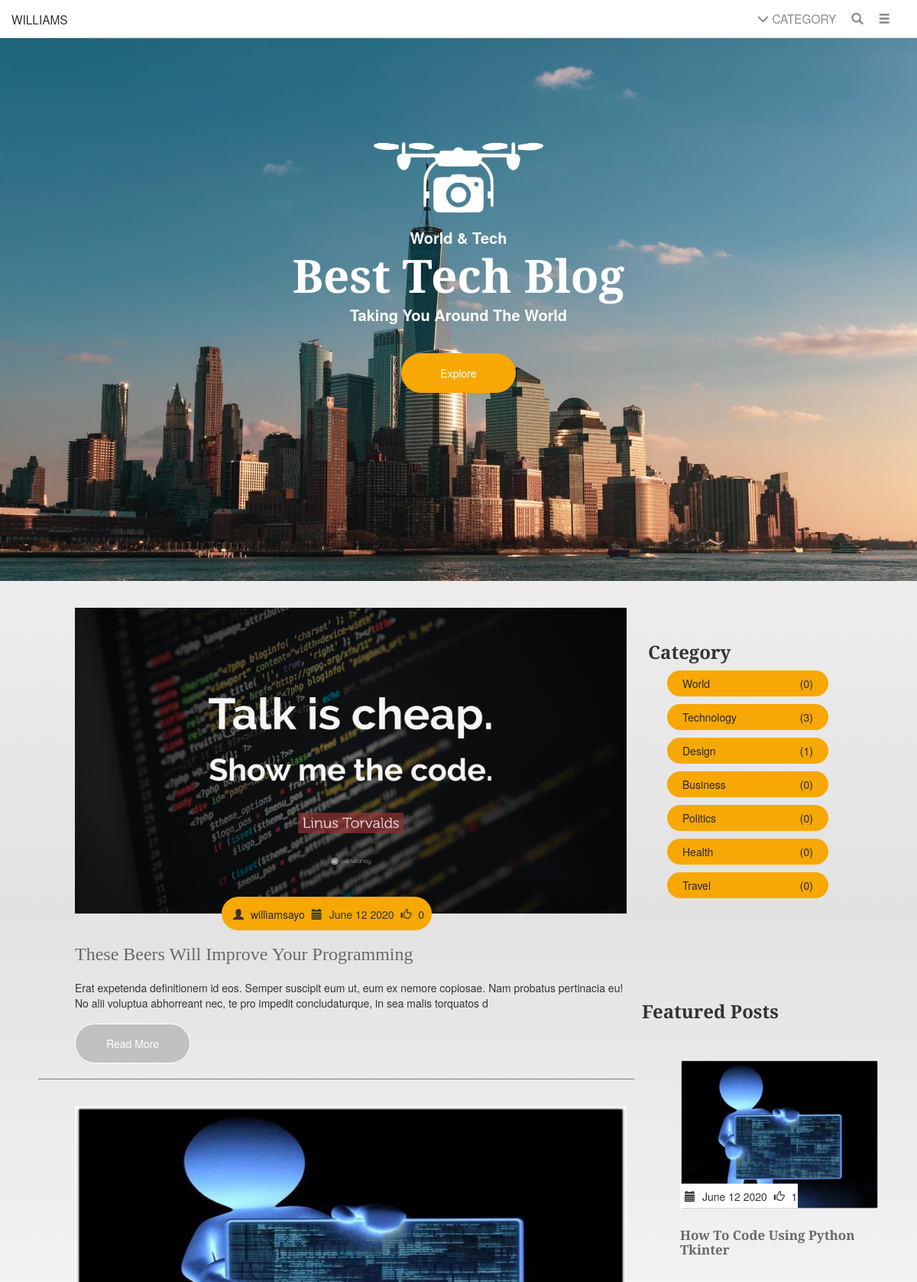
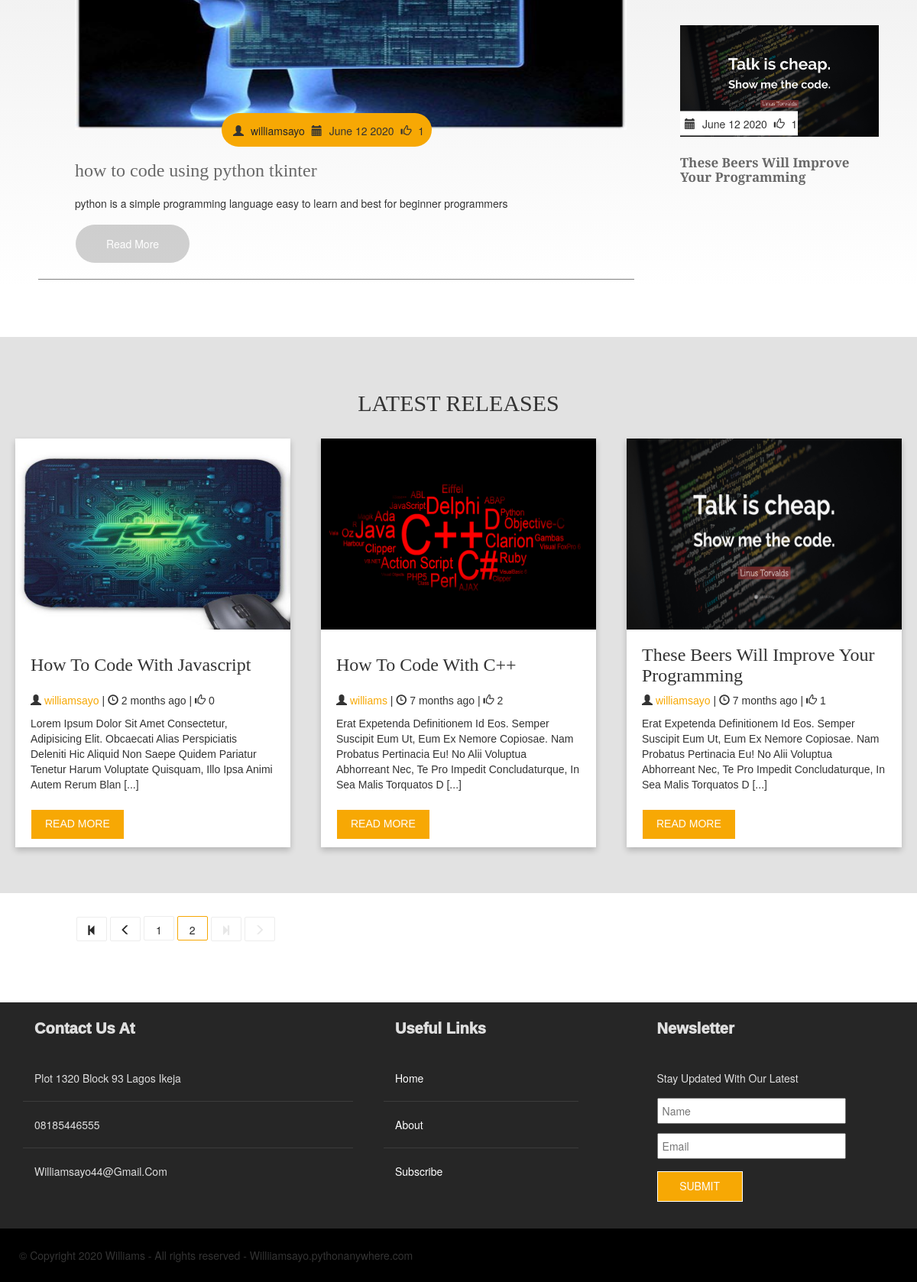
Screenshot of /?page=2 with the database file from the repository (2 pictures, top to bottom).
### posts/models.py (models this page shows, shortened)
class Post(models.Model):
    categories = (('WORLD','WORLD'),('TECHNOLOGY','TECHNOLOGY'),('DESIGN','DESIGN'),('BUSSINESS','BUSSINESS'),('POLITICS','POLITICS'),
            ('HEALTH','HEALTH'),('TRAVEL','TRAVEL'))
    author = models.ForeignKey(User,on_delete=models.CASCADE)
    title = models.CharField(max_length=80)
    date_posted = models.DateTimeField(default=timezone.now)
    summary = models.CharField(max_length=150,blank=True,null=True)
    content = models.TextField()
    category = models.CharField(max_length=40,choices=categories)
    post_image = models.ImageField(upload_to='post_pic',blank=True,null=True)
    objects = PostManager()
    def post_summary(self):
        return self.content[:200]
    def comments_quantity(self):
        amount = Comments.objects.filter(post_comment=self.pk)
        return amount
    def month_ago(self):
        today = datetime.datetime.now()
        date_str = self.date_posted.strftime('%m,%d,%Y')
        date_obj = datetime.datetime.strptime(date_str,'%m,%d,%Y')
        amnt_days = today - date_obj
        if amnt_days.days > 30:
            months = amnt_days.days/30
            months = int(months)
            return str(months) + ' months ago'
        elif amnt_days.days == 0:
            return 'Today'
        else:
            if amnt_days.days < 2:
                return str(amnt_days.days) + ' day ago'
            else:
                return str(amnt_days.days) + ' days ago'

class FeaturedPost(models.Model):
    featured = models.ForeignKey(Post,on_delete=models.CASCADE)
    time_stamp = models.DateTimeField(default=timezone.now)

### posts/views.py (the view)
# urls.py: path('',home.as_view(),name='home'),
class home(ListView):
    model = Post
    template_name = 'posts/home.html'
    context_object_name = 'post'
    ordering = '-date_posted'
    paginate_by = 3
    def get_context_data(self, **kwargs):
        context = super().get_context_data(**kwargs)
        context['latest'] = Post.objects.all().order_by('-date_posted')[:3]
        context['featured'] = FeaturedPost.objects.all()
        context['world'] = Post.objects.filter(category='WORLD')
        context['tech'] = Post.objects.filter(category='TECHNOLOGY')
        context['design'] = Post.objects.filter(category='DESIGN')
        context['business'] = Post.objects.filter(category='BUSINESS')
        context['politics'] = Post.objects.filter(category='POLITICS')
        context['health'] = Post.objects.filter(category='HEALTH')
        context['travel'] = Post.objects.filter(category='TRAVEL')
        context['form'] = SubscriberForm()
        return context
    def post(self, request, *args, **kwargs):
        Subscribe(self.request)
        return redirect('/')

### posts/forms.py
class SubscriberForm(forms.ModelForm):
    name = forms.CharField(widget=forms.TextInput(attrs={'placeholder':'Name'}),label='')
    email = forms.EmailField(widget=forms.EmailInput(attrs={'placeholder':'Email','id':'email'}),label='')
    class Meta:
        model = Subscriber
        fields = ['name','email']

### posts/templatetags/search.py (called while the page is built)
@register.simple_tag(takes_context=True)
def search_parameter(context, **kwargs):
    url = context['request'].GET.copy()
    for page, page_num in kwargs.items():
        url[page] = page_num
    for page in [page for page, page_num in url.items() if not page_num]:
        del url[page]
    return url.urlencode()

### posts/templates/posts/home.html (shortened to what this page needs)
{% extends 'posts/base.html' %}
{% load static %}
{% load search %}
{% block css %}
    <link rel="stylesheet" href="{% static 'posts/home.css'%}">
    <link rel="stylesheet" href="{% static 'posts/footer.css' %}">
{% endblock css %}
{% block content %}
    {% if post %}
        <main>
            <div class="header">
                <div id="drone">
                    <img class="drone-pic" src="/static/posts/images/drone.png" alt="">
                    <img class="drone-left" src="/static/posts/images/drone-left.png" alt="">
                    <img class="drone-right" src="/static/posts/images/drone-right.png" alt="">
                </div>
                <span> World & Tech </span>
                <h1>Best tech blog</h1>
                <span> Taking you around the world </span>
                <a href="#post-item"><button class="no-outline">Explore</button></a>
            </div>
        </main>
        <div class="main-content">
            <div class="blog-post">
                {% for posts in post %}
                    <div id="post-item" class="post">
                        <div class="post-image">
                            <img src="{{ posts.post_image.url}}" alt="pic">
                        </div>
                        <div class="post-content">
                            <div class="post-info">
                                <i class="glyphicon glyphicon-user"></i> <a href="{% url 'view-author-post' posts.author.username %}"> {{ posts.author}} </a>
                                <i class="glyphicon glyphicon-calendar"></i> {{posts.date_posted|date:'F d Y'}}
                                <i class="glyphicon glyphicon-thumbs-up"></i> {{ posts.comments_quantity|length }}
                            </div>
                            <div class="post-title">
                                <h3 class="blog-post-title">{{ posts.title}} </h3>
                            </div>
                            <div class="post-body">
                                {{ posts.post_summary}}
                            </div>
                            <a href="{% url 'view-post' posts.id %}" class="stretched-link"> <button class="no-outline">Read More </button></a>
                        </div>
                    </div>
                {% endfor %}
            </div>
            <div class="sidebar">
                <div class="Category">
                    <h3>Category</h3>
                    <a href="{% url 'category-post' 'WORLD' %}"> <div class="category-pill"> world <span> ({{world|length}}) </span> </div> </a>
                    <a href="{% url 'category-post' 'TECHNOLOGY' %}"> <div class="category-pill"> technology <span> ({{tech|length}}) </span> </div> </a>
                    <a href="{% url 'category-post' 'DESIGN' %}"><div class="category-pill"> design <span> ({{design|length}}) </span> </div> </a>
                    <a href="{% url 'category-post' 'BUSINESS' %}"><div class="category-pill"> business <span> ({{business|length}}) </span> </div> </a>
                    <a href="{% url 'category-post' 'POLITICS' %}"><div class="category-pill"> politics <span> ({{politics|length}}) </span> </div> </a>
                    <a href="{% url 'category-post' 'HEALTH' %}"><div class="category-pill"> health <span> ({{health|length}}) </span> </div> </a>
                    <a href="{% url 'category-post' 'TRAVEL' %}"><div class="category-pill"> travel <span> ({{travel|length}}) </span> </div> </a>
                </div>
                <div class="featured-post">
                        <h3>Featured Posts</h3>
                    {% for posts in featured %}
                        <div class="featured-post-card">
                            <div class="featured-image">
                                <img src="{{ posts.featured.post_image.url}}" alt="pic">
                            </div>
                            <div class="post-content">
                                <div class="post-info featured-info">
                                    <i class="glyphicon glyphicon-calendar"></i> {{posts.featured.date_posted|date:'F d Y'}}
                                    <i class="glyphicon glyphicon-thumbs-up"></i> {{ posts.featured.comments_quantity|length }}
                                </div>
                                <div class="post-title featured-title">
                                    <a href="{% url 'view-post' posts.featured.id %}"><h3 class="blog-post-title">{{ posts.featured.title}} </h3></a>
                                </div>
                            </div>
                        </div>
                    {% endfor %}
                </div>
            </div>
        </div>
    {% endif%}
    {% if latest %}
        <div class="latest-container">
            <div class="latest-header">
                <h2>Latest Releases</h2>
            </div>
            <div class="latest-body">
                {% for latestpost in latest %}
                    <div class="card">
                        <img src="{{ latestpost.post_image.url}}" alt="pic">
                        <div class="latest-text">
                            <div class="latest-title-container">
                                {% if latestpost.title|length < 40 %}
                                    <h3 class="latest-title-sm"> {{ latestpost.title}}</h3>
                                {% else %}
                                    <h3 class="latest-title"> {{ latestpost.title}}</h3>
                                {% endif %}
                            </div>
                            <div class="latest-author">
                                <i class="glyphicon glyphicon-user"></i> <a href="{% url 'view-author-post' latestpost.author.username %}"> {{ latestpost.author}} </a> |
                                <i class="glyphicon glyphicon-time"></i> {{ latestpost.month_ago}} |
                                <i class="glyphicon glyphicon-thumbs-up"></i> {{ latestpost.comments_quantity|length }}
                            </div>
                            <div class="latest-summary-container">
                                <p> {{ latestpost.post_summary}} [...] </p>
                            </div>
                            <a href="{% url 'view-post' latestpost.id %}" class="stretched-link"> <button class="no-outline">Read More </button></a>
                        </div>
                    </div>
                {% endfor %}
            </div>
        </div>
    {%  endif %}
    <div id="paginator">
        {% if is_paginated %}
            {% if page_obj.has_previous %}
                <a href="?{% search_parameter page=1 %}"><button> <i class="glyphicon glyphicon-step-backward"></i> </button></a>
                <a href="?{% search_parameter page=page_obj.previous_page_number %}"><button> <i class="glyphicon glyphicon-menu-left"></i> </button></a>
            {% else %}
                <a disabled><button class="disabled" disabled> <div class="text"><i class="glyphicon glyphicon-step-backward"></i> </div> </button></a>
                <a disabled><button class="disabled" disabled> <div class="text"><i class="glyphicon glyphicon-menu-left"></i></div> </button></a>
            {% endif %}
            {% for num in page_obj.paginator.page_range %}
                {% if page_obj.number == num %}
                    <a class="current-page" href="?{% search_parameter page=num %}"> <button>{{num}} </button></a>
                {% elif num > page_obj.number|add:'-3' and num < page_obj.number|add:'3' %}
                    <a href="?{% search_parameter page=num %}"> <button class="page-num"> {{num}} </button></a>
                {% endif %}
            {% endfor %}
            {% if page_obj.has_next %}
                {% if page_obj.number|add:'3' <= page_obj.paginator.num_pages %}
                    <button>...</button>
                {% endif %}
                <a href="?{% search_parameter page=page_obj.next_page_number %}"><button> <i class="glyphicon glyphicon-menu-right"></i> </button></a>
                <a href="?{% search_parameter page=page_obj.paginator.num_pages %}"><button> <i class="glyphicon glyphicon-step-forward"></i> </button></a>
                {% else %}
                    <a disabled><button class="disabled" disabled> <div class="text"><i class="glyphicon glyphicon-step-forward"></i> </div> </button></a>
                    <a disabled><button class="disabled" disabled> <div class="text"><i class="glyphicon glyphicon-menu-right"></i></div> </button></a>
            {% endif %}
        {% endif %}
    </div>
{% endblock content %}
{% block footer %}
    {% include "posts/footer.html" %}
{% endblock footer %}

### posts/static/posts/base.css (style rules this page uses)
* { margin: 0px; padding: 0px; }

### posts/static/posts/footer.css (style rules this page uses)
.subscribe form input { width: 100%; margin: 6px 0px; padding: 5px 5px; color: black; }

### rows the page displays
Post: post_image (picture), author "williamsayo", date_posted "June 12 2020", comments_quantity|length "0", title "These Beers Will Improve Your Programming", post_summary "Erat expetenda definitionem id eos. Semper suscipit eum ut, eum ex nemore copiosae. Nam probatus pertinacia eu! No alii voluptua abhorreant nec, te pro impedit concludaturque, in sea malis torquatos d"
Post: post_image (picture), author "williamsayo", date_posted "June 12 2020", comments_quantity|length "1", title "how to code using python tkinter", post_summary "python is a simple programming language easy to learn and best for beginner programmers"
FeaturedPost: featured.post_image (picture), featured.date_posted "June 12 2020", featured.comments_quantity|length "1", featured "How To Code Using Python Tkinter"
FeaturedPost: featured.post_image (picture), featured.date_posted "June 12 2020", featured.comments_quantity|length "1", featured "These Beers Will Improve Your Programming"
Post: post_image (picture), title "How To Code With Javascript", author "williamsayo", month_ago "2 months ago", comments_quantity|length "0", post_summary "Lorem Ipsum Dolor Sit Amet Consectetur, Adipisicing Elit. Obcaecati Alias Perspiciatis Deleniti Hic Aliquid Non Saepe Quidem Pariatur Tenetur Harum Voluptate Quisquam, Illo Ipsa Animi Autem Rerum Blan"
Post: post_image (picture), title "How To Code With C++", author "williams", month_ago "7 months ago", comments_quantity|length "2", post_summary "Erat Expetenda Definitionem Id Eos. Semper Suscipit Eum Ut, Eum Ex Nemore Copiosae. Nam Probatus Pertinacia Eu! No Alii Voluptua Abhorreant Nec, Te Pro Impedit Concludaturque, In Sea Malis Torquatos D"
Post: post_image (picture), title "These Beers Will Improve Your Programming", author "williamsayo", month_ago "7 months ago", comments_quantity|length "1", post_summary "Erat Expetenda Definitionem Id Eos. Semper Suscipit Eum Ut, Eum Ex Nemore Copiosae. Nam Probatus Pertinacia Eu! No Alii Voluptua Abhorreant Nec, Te Pro Impedit Concludaturque, In Sea Malis Torquatos D"

### other values shown
{{ world|length }} "0"
{{ tech|length }} "3"
{{ design|length }} "1"
{{ business|length }} "0"
{{ politics|length }} "0"
{{ health|length }} "0"
{{ travel|length }} "0"
{{ num }} "1"
{{ num }} "2"
